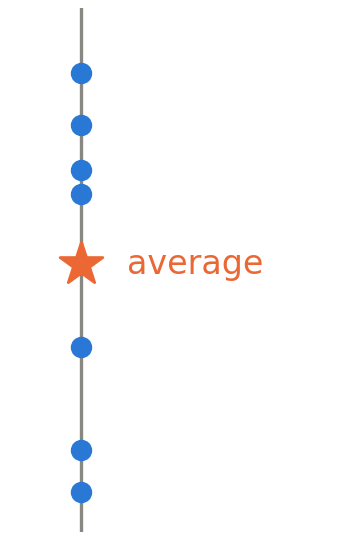

Reproduce this figure in Python.
# The MSE interlude of the presentation: points on a vertical line and the single output that
# minimizes the summed squared distances to them, their average. Run from the repo root:
# python -m figures.mse_average
from pathlib import Path

import matplotlib

matplotlib.use("Agg")
import matplotlib.pyplot as plt
import numpy as np

from common import BLUE, MUTED, ORANGE

OUT = Path("figures/mse_average")

rng = np.random.default_rng(53)
pts = rng.uniform(-1, 1, 7)
mean = pts.mean()

fig, ax = plt.subplots(figsize=(1.8, 2.7), layout="constrained")
ax.axvline(0, color=MUTED, lw=1.2, zorder=1)
ax.scatter(np.zeros_like(pts), pts, s=45, color=BLUE, zorder=2)
ax.scatter([0], [mean], s=260, color=ORANGE, marker="*", zorder=3)
ax.text(0.22, mean, "average", color=ORANGE, fontsize=12, ha="left", va="center")
ax.set_xlim(-0.35, 1.3)
ax.set_ylim(-1.15, 1.15)
ax.axis("off")
fig.savefig(OUT.with_suffix(".pdf"))
fig.savefig(OUT.with_suffix(".png"), dpi=200)
